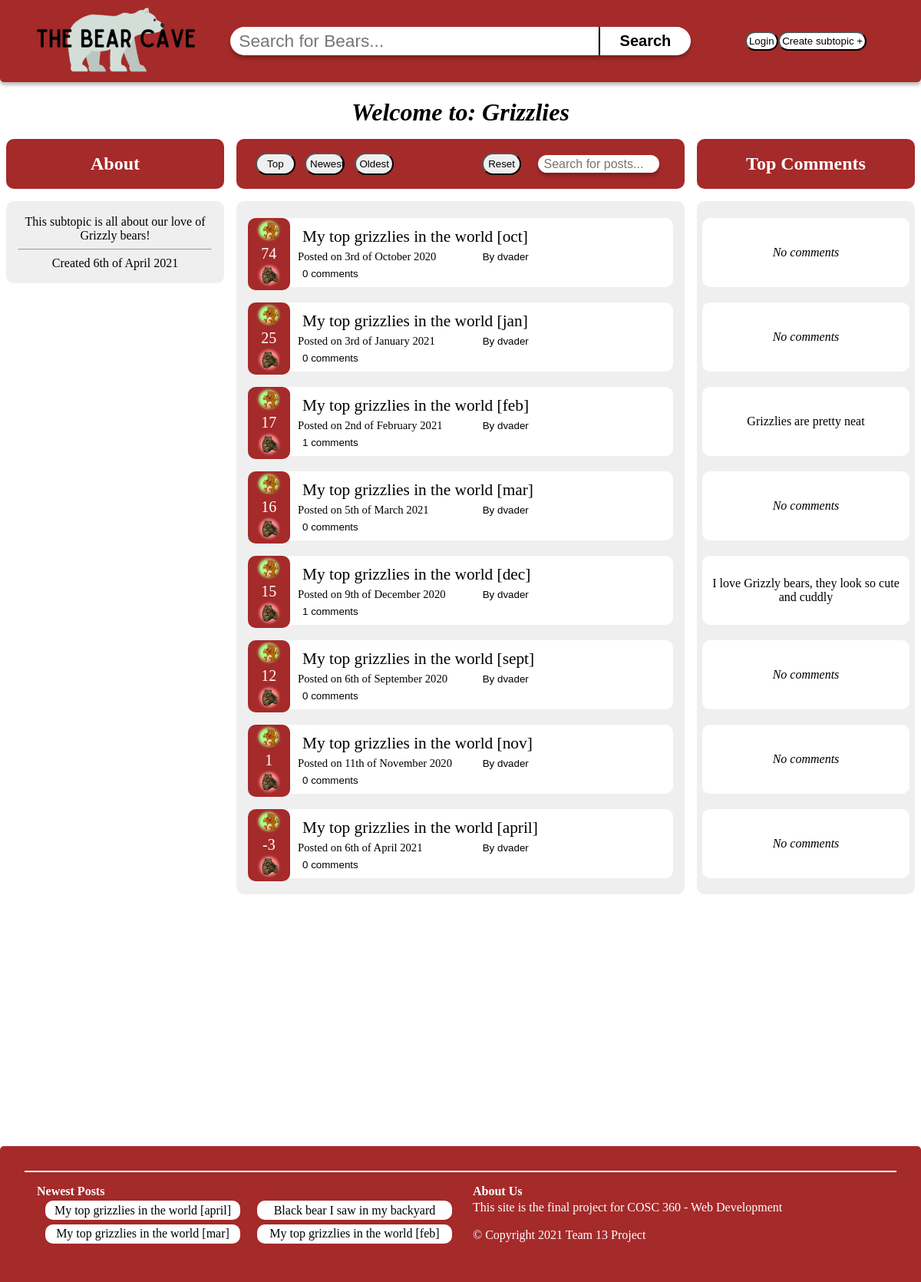
The page /html/subtopics.php?title=Grizzlies on the database its author committed.
### tables this page shows
CREATE TABLE `subtopic` (
    `title` varchar(20) NOT NULL,
    `date` DATETIME,
    `color` varchar(20),
    `textColor` varchar(20),
    `about` varchar (1000) NOT NULL,
    `category` varchar (255) NOT NULL,
    PRIMARY KEY (`title`),
    FOREIGN KEY (`category`) REFERENCES `category`(`category`)
        ON UPDATE CASCADE ON DELETE CASCADE
);

CREATE TABLE `post` (
    `pid` INT NOT NULL AUTO_INCREMENT,
    `ptitle` varchar(100) NOT NULL,
    `username` varchar(255) NOT NULL,
    `image` varchar(100),
    `link` varchar(100),
    `content` varchar(1000),
    `date` DATETIME,
    `upvotes` INT,
    `downvotes` INT,
    `title` VARCHAR(255) NOT NULL,
    PRIMARY KEY(`pid`),
    FOREIGN KEY (`username`) REFERENCES `users`(`username`)
        ON UPDATE CASCADE ON DELETE CASCADE,
    FOREIGN KEY (`title`) REFERENCES `subtopic`(`title`)
        ON UPDATE CASCADE ON DELETE CASCADE
);

### html/subtopicExistsCheck.php (called while the page is built, shortened)
<?php
    if ($_SERVER["REQUEST_METHOD"] === "GET"){
        $subtopic = isset($_GET["title"]) ? $_GET["title"] : "";
        $subtopic = strtolower($subtopic);
        if (empty($subtopic)){
            header("Location: noSubtopic.php?title=$subtopic");
            die();
        }else {
            include 'config.php';
            $sql = "SELECT title FROM subtopic";
            $results = $pdo->query($sql);
            while ($row = $results->fetch()) {
                $title = strtolower($row['title']);
                if (!strcmp($subtopic, $title)) {
                    $subtopic = $row['title'];
                    break;
                }
            }
        }
    }
?>

### html/subtopics.php (the view, shortened to what this page needs)
<?php include 'subtopicExistsCheck.php' ?>
<!DOCTYPE html>
<html lang="en">
<head>
    <link rel="stylesheet" href="../css/reset.css">
    <link rel="stylesheet" href="../css/subtopics.css">
</head>
<?php include 'navBar.php'; ?>
<body style="margin-top: 5em">
<?php
    include 'config.php';
    $statement = $pdo->prepare("SELECT * FROM subtopic WHERE title=:subtopic");
    $statement->bindValue(':subtopic', $subtopic, PDO::PARAM_STR);
    $statement->execute();
    while($row = $statement->fetch())
    {
        $about = $row['about'];
        $color = $row['color'];
        $textColor = $row['textColor'];
        $date = explode(' ', $row['date']);
        $date = explode('-', $date[0]);
        $date = date("jS \of F Y", mktime(0,0,0,$date[1], $date[2], $date[0]));
    }
?>
<div id="subtopic-title"><i><b>Welcome to: <?php echo $subtopic; ?></b></i></div>
<div class="columns">
    <div class="grid-container">
        <div class="grid-header">
            <h2>About</h2>
        </div>
        <div class="grid-entry">
            <div class="about">
                <?php echo $about ?>
                <hr/>
                <?php echo "Created ". $date ?>
                <br/>
            </div>
        </div>
    </div>
    <div class="grid-container">
        <div class="grid-header center">
            <button onclick="showPosts('Top', '<?php echo $subtopic ?>', '<?php echo $color; ?>', '<?php echo $textColor; ?>'); showComments('Top', '<?php echo $subtopic ?>', '<?php echo $color; ?>', '<?php echo $textColor; ?>');" >Top</button>
            <button onclick="showPosts('Newest', '<?php echo $subtopic ?>', '<?php echo $color; ?>', '<?php echo $textColor; ?>'); showComments('Newest', '<?php echo $subtopic ?>', '<?php echo $color; ?>', '<?php echo $textColor; ?>');">Newest</button>
            <button onclick="showPosts('Oldest', '<?php echo $subtopic ?>', '<?php echo $color; ?>', '<?php echo $textColor; ?>'); showComments('Oldest', '<?php echo $subtopic ?>', '<?php echo $color; ?>', '<?php echo $textColor; ?>');">Oldest</button>
            <?php
                if (isset($_SESSION['user']) && $_SESSION['user'] !== "" ) {
                    echo "<button><a href='createpost.php'>Create Post</a></button>";
                }else {
                    echo "<div></div>";
                }
            ?>
            <div></div>
            <button id="search" onclick="showPosts('Top', '<?php echo $subtopic ?>', '<?php echo $color; ?>', '<?php echo $textColor; ?>'); showComments('Top', '<?php echo $subtopic ?>', '<?php echo $color; ?>', '<?php echo $textColor; ?>');">Reset</button>
            <input id="mysearch" type="text" placeholder="Search for posts..." onkeyup="showPosts($('#mysearch').val(), '<?php echo $subtopic ?>', '<?php echo $color; ?>', '<?php echo $textColor; ?>'); showComments($('#mysearch').val(), '<?php echo $subtopic ?>', '<?php echo $color; ?>', '<?php echo $textColor; ?>')">
        </div>
        <div class="grid-entry" id="center-posts">
            <?php
                include "subtopicResults.php";
            ?>
    <div class="grid-container">
        <div class="grid-header">
            <h2>Top Comments</h2>
        </div>
        <div class="grid-entry" id="right-comments">
            <?php
                include "subtopicCommentResults.php";
            ?>
        </div>
    </div>
</body>
    <?php include 'footer.php'; ?>
</html>

### html/subtopicResults.php (shortened to what this page needs)
<?php
$filter = "";
if ($_SERVER["REQUEST_METHOD"] === "GET"){
    $filter = $_GET['filter']?? "Top";
    $subtopic = $_GET['subtopic']?? $subtopic;
    $color = $_GET['color']?? $color;
    $textColor = $_GET['textColor']?? $textColor;
}else {
    $filter = "Top";
}
include 'config.php';
$sql = "SELECT pid, ptitle, post.username, post.date, link, post.upvotes, post.downvotes, count(cid) AS comments
    FROM post LEFT OUTER JOIN comments ON pid = postid
    WHERE title=:subtopic";
if(in_array($filter, array('Newest','Oldest','Top'))){
    $sql = $sql." GROUP BY pid, ptitle, username, date, upvotes, downvotes";
    if($filter == "Newest")
        $sql = $sql." ORDER BY date DESC";
    else if ($filter == "Oldest")
        $sql = $sql." ORDER BY date ASC";
    else if ($filter == "Top")
        $sql = $sql." ORDER BY upvotes DESC";
}else {
    $sql = $sql." AND ptitle LIKE '%$filter%'";
    $sql = $sql." GROUP BY pid, ptitle, username, date, upvotes, downvotes";
}
$statement = $pdo->prepare($sql);
$statement->bindValue(':subtopic', $subtopic, PDO::PARAM_STR);
$statement->execute();
while($row = $statement->fetch())
{
    $pid = $row['pid'];
    $ptitle = $row['ptitle'];
    $pdate = explode(' ', $row['date']);
    $pdate = explode('-', $pdate[0]);
    $pdate = date("jS \of F Y", mktime(0,0,0,$pdate[1], $pdate[2], $pdate[0]));
    $username = $row['username'];
    $link = $row['link'];
    $comments = $row['comments'];
    $votes = $row['upvotes'] - $row['downvotes'];
    ?>
    <div class='grid-item post'>
        <div class="grid-votes" style="background-color:<?php echo $color; ?>;color:<?php echo $textColor; ?>">
            <?php
                if (isset($_SESSION['user']) && $_SESSION['user'] !== "" ) {
                    echo "<button class='votes' onclick='vote(this.nextElementSibling, $pid, \"up\")'><img src='../images/upvote.png' alt='up'></button>";
                    echo "<div>$votes</div>";
                    echo "<button class='votes' onclick='vote(this.previousElementSibling, $pid, \"down\")'><img src='../images/downvote.png' alt='down'></button>";
                }else {
                    echo "<button class='votes' onclick='alert(\"You need an account to vote\")'><img src='../images/upvote.png' alt='up'></button>";
                    echo "<div>$votes</div>";
                    echo "<button class='votes' onclick='alert(\"You need an account to vote\")'><img src='../images/downvote.png' alt='down'></button>";
                }
            ?>
        </div>
        <div class="grid-post">
                <div class="post-title">
                    <?php
                        if ($link == ""){
                            echo "<a href='posts.php?pid=".$pid."'><button>".$ptitle."</button></a>";
                        }else {
                            echo "<a href='$link'><button>".$ptitle."</button></a>";
                        }
                    ?>
                </div>
                <div class="post-data">
                    <?php echo "<div>Posted on ".$pdate."</div>"; ?>
                    <?php echo "<div id='post-data-user'><a href='getUserProfile.php?user=$username'><button>By ".$username."</button></a></div>"; ?>
                </div>
                <div class="post-btn">
                    <?php echo "<a href='posts.php?pid=".$pid."'><button>".$comments." comments</button></a>"; ?>
                </div>
        </div>
    </div>
    <?php
}
?>
</html>

### html/subtopicCommentResults.php (shortened to what this page needs)
<?php
$filter = "";
if ($_SERVER["REQUEST_METHOD"] === "GET"){
    $filter = $_GET['filter']?? "Top";
    $subtopic = $_GET['subtopic']?? $subtopic;
}else {
    $filter = "Top";
}
include 'config.php';
$sql = "SELECT pid, comment, MAX(comments.upvotes)
    FROM post LEFT OUTER JOIN comments ON pid = postid
    WHERE title=:subtopic";
if(in_array($filter, array('Newest','Oldest','Top'))){
    $sql = $sql." GROUP BY pid, comment";
    if($filter == "Newest")
        $sql = $sql." ORDER BY post.date DESC";
    else if ($filter == "Oldest")
        $sql = $sql." ORDER BY post.date ASC";
    else if ($filter == "Top")
        $sql = $sql." ORDER BY post.upvotes DESC";
}else {
    $sql = $sql." AND ptitle LIKE '%$filter%'";
    $sql = $sql." GROUP BY pid, comment";
}
$statement = $pdo->prepare($sql);
$statement->bindValue(':subtopic', $subtopic, PDO::PARAM_STR);
$statement->execute();
while($row = $statement->fetch())
{
    $comment = $row['comment']?? "<i>No comments</i>";
    echo "<div class='grid-item'>";
        echo "<div class='top-comment'>";
            echo $comment;
        echo "</div>";
    echo "</div>";
}
?>

### html/footer.php (shortened to what this page needs)
<link rel="stylesheet" href="../css/footer.css">
<footer>
<div class="footer-related">
      <h2>Newest Posts</h2>
      <?php include 'config.php';
            $sql = "SELECT pid, ptitle FROM post ORDER BY date DESC LIMIT 4";
            $results = $pdo->query($sql);
            echo "<div class=\"footer-entry\">";
            while($row = $results->fetch())
            {
                echo "<a href=\"posts.php?pid=".$row["pid"]."\">";
                echo "<div class=\"footer-item\">".$row["ptitle"];
                echo "</div>";
                echo "</a>";
            }
            echo "</div>";
            $results = null;?>
   </div>
   <div class="footer-section">
        <h2>About Us</h2>
        <div class="footer-section-item">
        <p>This site is the final project for COSC 360 - Web Development </p>
        <br>
        <p>&copy; Copyright 2021 Team 13 Project
        </div>
   </div>
</footer>

### css/subtopics.css (style rules this page uses)
#subtopic-title { padding-top: 1.5em; text-align: center; font-size: 24pt; }
.columns { display: grid; padding-top: 0.5em; grid-template-columns: 25% 50% 25%; }
.grid-container { background-color: white; padding: 0.5em; }
.grid-header { display: flex; justify-content: center; text-align: center; background-color: #92EAA6; border-radius: 10px; padding: 0 1em; height: 65px; font-size: 18pt; }
.grid-entry { background: #EFEFEF; text-align: center; border-radius: 10px; margin-top: 1em; padding: 0.1em 0; height: auto; width: auto; }
.grid-item { display: flex; justify-content: center; align-items: center; margin: 1em auto 1em auto; width: 95%; height: 90px; font-size: 15pt; border-radius: 10px; background-color: white; }
h2 { vertical-align: middle; margin: auto; }
a { text-decoration: none; color: black; }
.about { padding: 1em 1em; }
.center { display: grid; grid-template-columns: 12% 12% 12% 12% 7% 12% 35%; }
.center button { outline: none; border-radius: 25px; padding: 0.35em; margin: auto; width: 80%; }
#mysearch { width: 80%; margin: auto; }
.post { display: grid; grid-template-columns: 10% 90%; }
.grid-votes { display: grid; grid-template-rows: auto; border-radius: 10px; background-color: #92EAA6; height: 100%; }
.grid-votes button { border: 0; background: transparent; padding: 0; margin: 0; }
input[type=text] { outline: none; border: none; padding: 0.175em 0em 0.175em 0.5em; box-shadow: 0px 4px 4px rgba(0, 0, 0, 0.25); background-image: url(''); border-radius: 20px; font-size: 12pt; width: inherit; }
.grid-post { display: grid; grid-template-rows: auto; text-align: left; padding: 0 0 0 0.5em; }
.post-title { text-align: left; }
.post-title a button { background: transparent; border: none; font-size: 16pt; font-family: "Times New Roman"; }
.post-data { display: grid; grid-template-columns: 16em auto; font-size: 11pt; padding-top: 0.25em; }
#post-data-user a button { background: transparent; border: none; }
.post-btn { text-align: left; }
.post-btn a button { background: transparent; border: none; }
.post-btn button { background: transparent; border: none; }
.top-comment { padding: 0.25em; display: flex; justify-content: center; align-items: center; text-align: center; font-size: 12pt; }

### css/footer.css (style rules this page uses)
footer { display: grid; margin-top: 20em; grid-template-columns: 50% 50%; height: auto; padding: 2em; background-color: #92EAA6; border-radius: 5px 5px 0 0; }
.footer-related { border-top: solid 2px white; padding-left: 1em; padding-top: 1em; }
.footer-section { border-top: solid 2px white; padding: 1em 0 1em 1em; }
.footer-entry { display: grid; grid-template-columns: 50% 50%; align-items: center; }
.footer-item { margin: 0.2em auto 0.2em auto; padding: 0.2em; width: 90%; text-align: center; font-size: 12pt; border-radius: 10px; background-color: white; }
.footer-section-item { margin: 0.2em auto 0.2em auto; }

### rows shown on the page
subtopic: title "Grizzlies", about "This subtopic is all about our love of Grizzly bears!", date "6th of April 2021"
post: votes "74", ptitle "My top grizzlies in the world [oct]", date "3rd of October 2020", username "dvader", comments "0", comment "No comments"
post: votes "25", ptitle "My top grizzlies in the world [jan]", date "3rd of January 2021", username "dvader", comments "0", comment "No comments"
post: votes "17", ptitle "My top grizzlies in the world [feb]", date "2nd of February 2021", username "dvader", comments "1", comment "Grizzlies are pretty neat"
post: votes "16", ptitle "My top grizzlies in the world [mar]", date "5th of March 2021", username "dvader", comments "0", comment "No comments"
post: votes "15", ptitle "My top grizzlies in the world [dec]", date "9th of December 2020", username "dvader", comments "1", comment "I love Grizzly bears, they look so cute and cuddly"
post: votes "12", ptitle "My top grizzlies in the world [sept]", date "6th of September 2020", username "dvader", comments "0", comment "No comments"
post: votes "1", ptitle "My top grizzlies in the world [nov]", date "11th of November 2020", username "dvader", comments "0", comment "No comments"
post: votes "-3", ptitle "My top grizzlies in the world [april]", date "6th of April 2021", username "dvader", comments "0", comment "No comments"
post: ptitle "Black bear I saw in my backyard"
